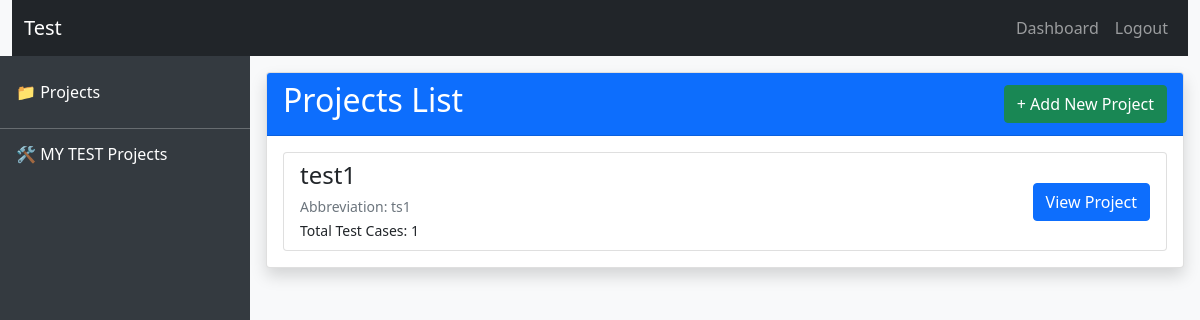
Screenshot of /suites (signed in) with the database file from the repository.
### app.py (models this page shows)
class TestSuite(db.Model):
	id = db.Column(db.Integer, primary_key=True)
	name = db.Column(db.String(100), nullable=False)
	user_id = db.Column(db.Integer, db.ForeignKey('user.id'), nullable=False)
	abbreviation = db.Column(db.String(10), nullable=False)  # 약칭 필드
	created_at = db.Column(db.DateTime, default=func.now())
	test_cases = db.relationship('TestCase', backref='suite', lazy=True)

### app.py (the view)
@app.route('/suites', methods=['GET'])
def suite_list():
	suites = TestSuite.query.all()  # 모든 Suite 가져오기
	return render_template('suite_list.html', suites=suites)

### app.py (called while the page is built)
@login_manager.user_loader
def load_user(user_id):
	return User.query.get(int(user_id))

### templates/suite_list.html (shortened to what this page needs)
{% extends "base.html" %}
{% block content %}
<div class="card">
    <div class="card-header bg-primary text-white d-flex justify-content-between align-items-center">
        <h2>Projects List</h2>
        <button class="btn btn-success" data-bs-toggle="modal" data-bs-target="#addSuiteModal">+ Add New Project</button>
    </div>
    <div class="card-body">
        {% if suites %}
        <ul class="list-group">
            {% for suite in suites %}
            <li class="list-group-item d-flex justify-content-between align-items-center">
                <div>
                    <h4 class="mb-1">{{ suite.name }}</h4>
                    <small class="text-muted">Abbreviation: {{ suite.abbreviation }}</small> <br>
                    <small>Total Test Cases: {{ suite.test_cases|length }}</small>
                </div>
                <a href="/suite/{{ suite.id }}" class="btn btn-primary">View Project</a>
            </li>
            {% endfor %}
        </ul>
        {% else %}
        <p class="text-muted">No suites available. Please create one!</p>
        {% endif %}
    </div>
</div>
{% endblock %}

### templates/base.html (style rules this page uses)
.card { margin-bottom: 2rem; box-shadow: 0 0.5rem 1rem rgba(0, 0, 0, 0.15); }

### rows the page displays
TestSuite: name "test1", abbreviation "ts1", test_cases|length "1"
